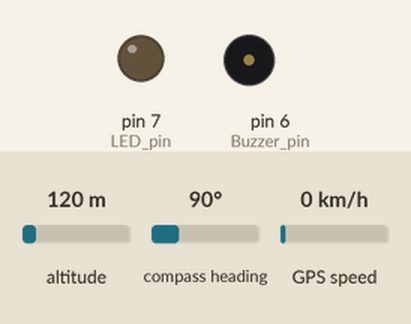
Bench run of a sketch on a simulated Arduino Uno, built with avr-gcc and run on an emulated ATmega328P. Shown: output pins drawn as LEDs (lit = HIGH), buzzer (waves = sounding, pin HIGH). The test bench sets the inputs (shaded band); at power-on: altitude 120 m, compass heading 90°, GPS speed 0 km/h. The GPS gets a fix after 3 s at 37.7749, -122.4194 with 8 satellites; the modem accepts every AT command (registered, SIM ready, sends succeed) and sends nothing else.

Above: at 18.7 s.
At 47.93 s:
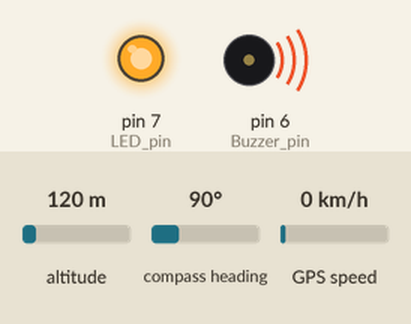
Timing chart, 0 to 48.3 s (numbered marks = the images above):
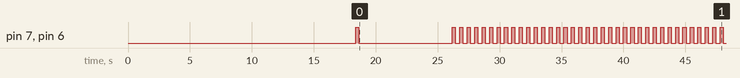

The sketch:

gps.ino
```cpp
#include <Adafruit_GPS.h>
#include <SoftwareSerial.h>

#define GPS_tx 3
#define GPS_rx 2

#define GSM_tx 9
#define GSM_rx 10

#define LED_pin 7
#define Buzzer_pin 6

#define x_min 10.766355
#define x_max 10.766944

#define y_min 78.816036
#define y_max 78.816889

SoftwareSerial GPS_serial(GPS_tx, GPS_rx);  //GPS Serial Communication
SoftwareSerial GSM_serial(GSM_tx, GSM_rx);  //GSM Serial Communication

Adafruit_GPS GPS(&GPS_serial);

#define GPSECHO  true
boolean usingInterrupt = false;
void useInterrupt(boolean);

int GPS_stablizer = 0;
int flag_prev=0;  // flag_prev == 0 => Inside safe zone
                  // flag_prev == 1 => Outside safe zone
void setup()
{
  //Serial.begin(9600);    // Setting the baud rate of Serial Monitor (Arduino)
  //Serial.println("Adafruit GPS library basic test!");

  pinMode(LED_pin, OUTPUT);
  pinMode(Buzzer_pin, OUTPUT);

  GSM_serial.begin(9600);   // Setting the baud rate of GSM Module
  delay(100);
  SendMessage("GSM has turned ON and is working");

  GPS.begin(9600);
  GPS.sendCommand(PMTK_SET_NMEA_OUTPUT_RMCGGA);
  GPS.sendCommand(PMTK_SET_NMEA_UPDATE_1HZ);   // 1 Hz update rate
  useInterrupt(true);
  delay(1000);
}

SIGNAL(TIMER0_COMPA_vect)
{
  char c = GPS.read();
  #ifdef UDR0
  if (GPSECHO)
      if (c) UDR0 = c;
  #endif
}

void useInterrupt(boolean v)
{
  if (v)
  {
    OCR0A = 0xAF;
    TIMSK0 |= _BV(OCIE0A);
    usingInterrupt = true;
  }
  else
  {
    TIMSK0 &= ~_BV(OCIE0A);
    usingInterrupt = false;
  }
}

void loop()
{

  if (GPS.newNMEAreceived())
  {
    if (!GPS.parse(GPS.lastNMEA()))
      return;
  }

    delay(100);

    if (GPS.fix)
    {
      GPS_stablizer++ ;
      if (GPS_stablizer > 150)
          GPS_stablizer = 150;
      if (GPS_stablizer > 100)
        {
          checking(GPS.latitudeDegrees,GPS.longitudeDegrees);
        }
    }

    else
     {
       digitalWrite(Buzzer_pin,LOW);

       digitalWrite(LED_pin,HIGH);
       delay(75);
       digitalWrite(LED_pin,LOW);
       delay(75);
     }
}

 void SendMessage(String str)
{

  GSM_serial.println("AT+CMGF=1");    //Sets the GSM Module in Text Mode
  delay(1000);  // Delay of 1000 milli seconds or 1 second
  GSM_serial.println("AT+CMGS=\"+919444969493\"\r"); // Replace x with mobile number
  delay(1000);
  GSM_serial.println(str);// The SMS text you want to send
  delay(100);
  GSM_serial.println((char)26);// ASCII code of CTRL+Z
  delay(5000);

}


void checking(float lat,float lng)
{
    int flag_lat = 1;
    int flag_long = 1;

    if (lat > x_min && lat < x_max)
        flag_lat = 1;
    else
        flag_lat = 0;

    if (lng > y_min && lng < y_max)
        flag_long = 1;
    else
        flag_long = 0;

if (flag_lat == 0 || flag_long == 0)
  {
     digitalWrite(LED_pin,HIGH);
     digitalWrite(Buzzer_pin,HIGH);
     delay(250);

     digitalWrite(LED_pin,LOW);
     digitalWrite(Buzzer_pin,LOW);
     delay(250);

  	if (flag_prev==0)
	  {
	    flag_prev=1;
      String stri;
      char str1[10],str2[10];
      stri= "Latitude : " + String(dtostrf(lat,3,6,str1)) + "   Longitude : "+String(dtostrf(lng,3,6,str2));
	    SendMessage(stri);
    }
  }

    else
  	{
      flag_prev=0;
      digitalWrite(LED_pin,HIGH);
      digitalWrite(Buzzer_pin,LOW);
    }

}
```

Measured:
- by itself, pin 7 (LED_pin), pin 6 (Buzzer_pin): goes HIGH 0.25 s, LOW 7.5 s, 36 × (HIGH 0.25 s, LOW 0.35 s), HIGH 0.25 s, then LOW
